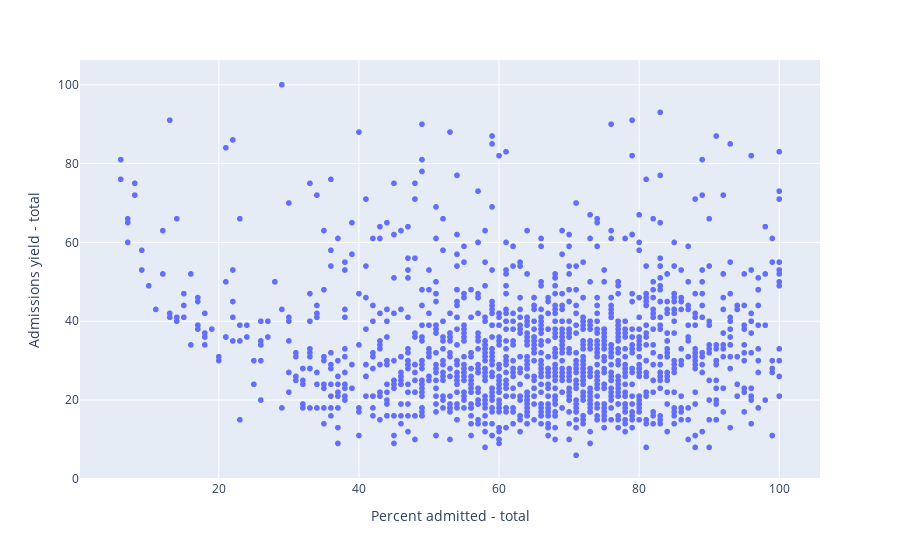

The notebook cell saved with this chart:
### Markdown cell above
### 2-Do students prefer universities that have a high rate of admission?, in other words, do students prefer a university where it is easier for them to be admitted?

### Code cell
fig = px.scatter(df, x="Percent admitted - total", y="Admissions yield - total")
fig.show()

### Figure 1 — Plotly figure (JSON) as saved in the notebook; plotly's stock layout.template omitted (floating-point values rounded to 4 significant figures; data arrays with more than 128 entries replaced by an {"elided": "..."} marker saying what was removed)
{"data": [{"hovertemplate": "Percent admitted - total=%{x}<br>Admissions yield - total=%{y}<extra></extra>", "legendgroup": "", "marker": {"color": "#636efa", "symbol": "circle"}, "mode": "markers", "name": "", "showlegend": false, "type": "scattergl", "x": {"elided": "1377 float values"}, "xaxis": "x", "y": {"elided": "1377 float values"}, "yaxis": "y"}], "layout": {"legend": {"tracegroupgap": 0}, "margin": {"t": 60}, "xaxis": {"anchor": "y", "domain": [0, 1], "title": {"text": "Percent admitted - total"}}, "yaxis": {"anchor": "x", "domain": [0, 1], "title": {"text": "Admissions yield - total"}}}}
